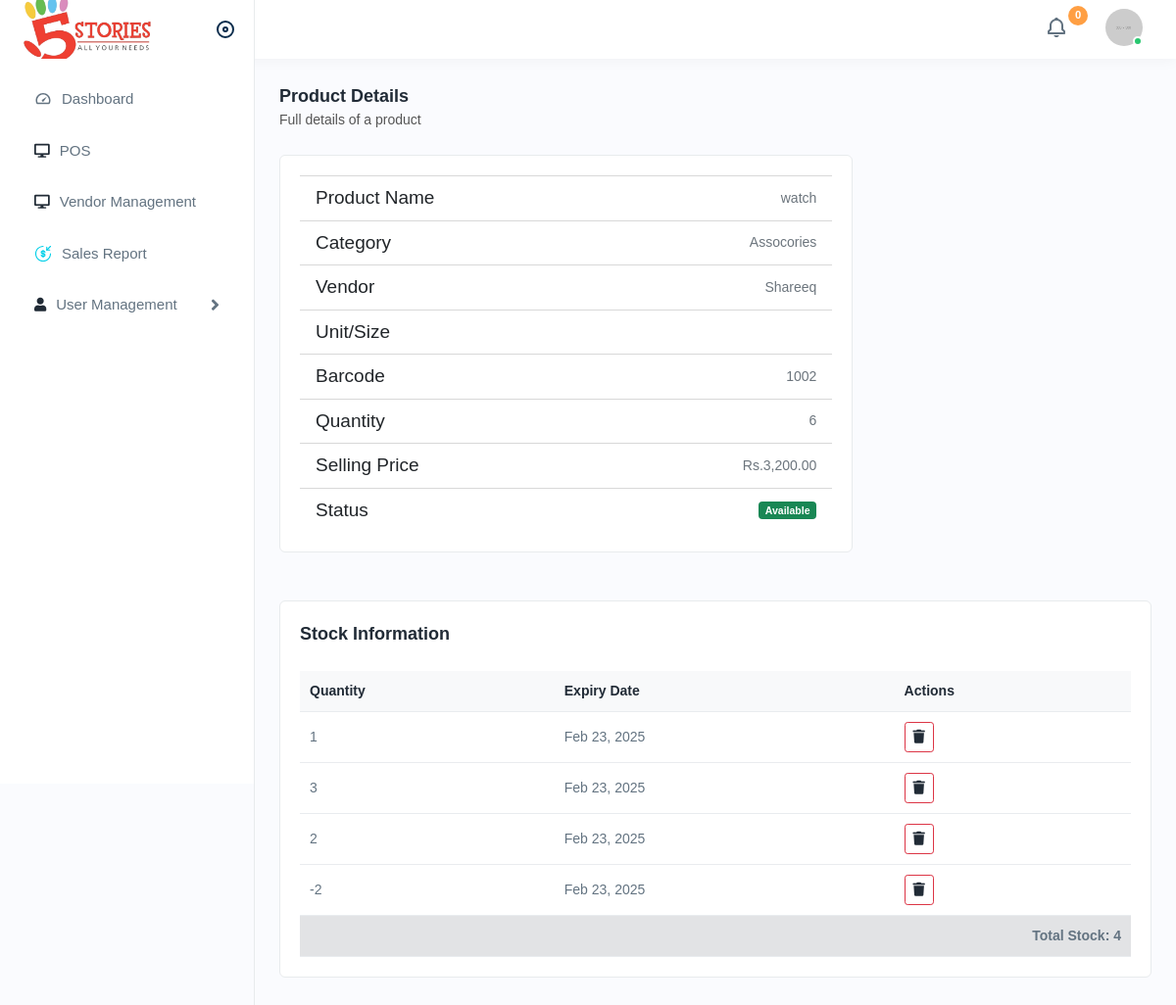
Page /product-details.php?id=5 (signed in) on the committed database.
### tables this page shows
CREATE TABLE `tbl_product` (
  `id` int(11) NOT NULL,
  `name` varchar(255) NOT NULL,
  `category_id` int(11) NOT NULL,
  `unit` varchar(50) DEFAULT NULL,
  `barcode` varchar(100) DEFAULT NULL,
  `quantity` int(11) DEFAULT 0,
  `price` decimal(10,2) NOT NULL,
  `cost_price` decimal(10,2) NOT NULL,
  `grm_ref` varchar(100) DEFAULT NULL,
  `status` enum('active','inactive') DEFAULT 'active',
  `vendor_id` int(11) NOT NULL,
  `created_at` timestamp NOT NULL DEFAULT current_timestamp(),
  `stock` int(11) DEFAULT 0
);

CREATE TABLE `tbl_category` (
  `id` int(11) NOT NULL,
  `name` varchar(255) NOT NULL
);

CREATE TABLE `tbl_vendors` (
  `vendor_id` int(11) NOT NULL,
  `vendor_name` varchar(255) NOT NULL,
  `phone` varchar(20) DEFAULT NULL,
  `address` text DEFAULT NULL,
  `created_at` timestamp NOT NULL DEFAULT current_timestamp()
);

CREATE TABLE `tbl_expiry_date` (
  `id` int(11) NOT NULL,
  `product_id` int(11) NOT NULL,
  `quantity` int(11) NOT NULL,
  `barcode` varchar(100) DEFAULT NULL,
  `grm_ref` varchar(100) DEFAULT NULL,
  `user_id` int(11) NOT NULL,
  `vendor_id` int(11) NOT NULL,
  `created_at` timestamp NOT NULL DEFAULT current_timestamp()
);

### product-details.php (the view, shortened to what this page needs)
<?php
include './layouts/header.php';
$product_id = filter_input(INPUT_GET, 'id', FILTER_VALIDATE_INT);
$stmt = $conn->prepare("
    SELECT p.*, c.name AS category_name, u.unit_name, v.vendor_name
    FROM tbl_product p
    LEFT JOIN tbl_category c ON p.category_id = c.id
    LEFT JOIN tbl_unit u ON p.unit = u.id
    LEFT JOIN tbl_vendors v ON p.vendor_id = v.vendor_id
    WHERE p.id = ?
");
$stmt->bind_param("i", $product_id);
$stmt->execute();
$result = $stmt->get_result();
$product = $result->fetch_assoc();
?>
<?php include './layouts/sidebar.php'; ?>
<div class="page-wrapper">
    <div class="content">
        <div class="page-header">
            <div class="page-title">
                <h4>Product Details</h4>
                <h6>Full details of a product</h6>
            </div>
        </div>
        <div class="row">
            <div class="col-lg-8 col-sm-12">
                <div class="card">
                    <div class="card-body">
                        <div class="productdetails">
                            <ul class="list-group list-group-flush">
                                <li class="list-group-item d-flex justify-content-between align-items-center">
                                    <h5 class="mb-0">Product Name</h5>
                                    <span class="text-muted"><?= htmlspecialchars($product['name']) ?></span>
                                </li>
                                <li class="list-group-item d-flex justify-content-between align-items-center">
                                    <h5 class="mb-0">Category</h5>
                                    <span class="text-muted"><?= htmlspecialchars($product['category_name']) ?></span>
                                </li>
                                <li class="list-group-item d-flex justify-content-between align-items-center">
                                    <h5 class="mb-0">Vendor</h5>
                                    <span class="text-muted"><?= htmlspecialchars($product['vendor_name']) ?></span>
                                </li>
                                <li class="list-group-item d-flex justify-content-between align-items-center">
                                    <h5 class="mb-0">Unit/Size</h5>
                                </li>
                                <li class="list-group-item d-flex justify-content-between align-items-center">
                                    <h5 class="mb-0">Barcode</h5>
                                    <span class="text-muted"><?= htmlspecialchars($product['barcode']) ?></span>
                                </li>
                                <li class="list-group-item d-flex justify-content-between align-items-center">
                                    <h5 class="mb-0">Quantity</h5>
                                    <span class="text-muted"><?= htmlspecialchars($product['quantity']) ?></span>
                                </li>
                                <li class="list-group-item d-flex justify-content-between align-items-center">
                                    <h5 class="mb-0">Selling Price</h5>
                                    <span class="text-muted">Rs.<?= number_format($product['price'], 2) ?></span>
                                </li>
                                <li class="list-group-item d-flex justify-content-between align-items-center">
                                    <h5 class="mb-0">Status</h5>
                                    <span class="badge bg-<?= $product['status'] == "active" ? 'success' : 'danger' ?>">
                                        <?= $product['status'] == "active" ? 'Available' : 'Unavailable' ?>
                                    </span>
                                </li>
                            </ul>
                        </div>
                    </div>
                </div>
            </div>
        </div>
        <div class="card mt-4">
            <div class="card-body">
                <h5 class="card-title mb-4">Stock Information</h5>
                <div class="table-responsive">
                    <table class="table table-hover">
                        <thead class="table-light">
                            <tr>
                                <th>Quantity</th>
                                <th>Expiry Date</th>
                                <th>Actions</th>
                            </tr>
                        </thead>
                        <tbody>
                            <?php
                            $stmt = $conn->prepare("
                                SELECT * FROM tbl_expiry_date
                                WHERE product_id = ?
                                ORDER BY created_at ASC
                            ");
                            $stmt->bind_param("i", $product_id);
                            $stmt->execute();
                            $stockResult = $stmt->get_result();
                            $totalStock = 0;
                            while ($stock = $stockResult->fetch_assoc()):
                                $totalStock += $stock['quantity'];
                            ?>
                            <tr>
                                <td><?= $stock['quantity'] ?></td>
                                <td>
                                    <?= $stock['created_at'] != '0000-00-00' ?
                                        date('M d, Y', strtotime($stock['created_at'])) :
                                        'N/A' ?>
                                </td>
                                <td>
                                    <div class="btn-group">
                                        <a href="backend/delStock.php?id=<?= $stock['id'] ?>&pid=<?= $product_id ?>"
                                           class="btn btn-sm btn-outline-danger"
                                           title="Delete"
                                           onclick="return confirm('Are you sure you want to delete this stock entry?')">
                                            <i class="fas fa-trash"></i>
                                        </a>
                                    </div>
                                </td>
                            </tr>
                            <?php endwhile; ?>
                            <tr class="table-secondary">
                                <td colspan="3" class="text-end fw-bold">
                                    Total Stock: <?= $totalStock ?>
                                </td>
                            </tr>
                        </tbody>
                    </table>
                </div>
            </div>
        </div>
    </div>
</div>
</body>
</html>

### rows in the picture
tbl_product: name "watch", category.name "Assocories", vendor.vendor_name "Shareeq", barcode "1002", quantity "6", price "3,200.00"
tbl_expiry_date: quantity "1", created_at "Feb 23, 2025"
tbl_expiry_date: quantity "3", created_at "Feb 23, 2025"
tbl_expiry_date: quantity "2", created_at "Feb 23, 2025"
tbl_expiry_date: quantity "-2", created_at "Feb 23, 2025"

### other values in the picture
$totalStock "4"
